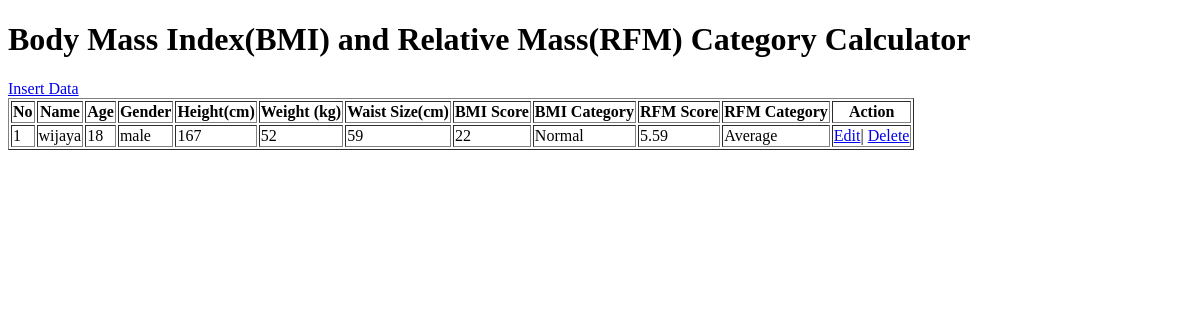
Before: / with the older database file.
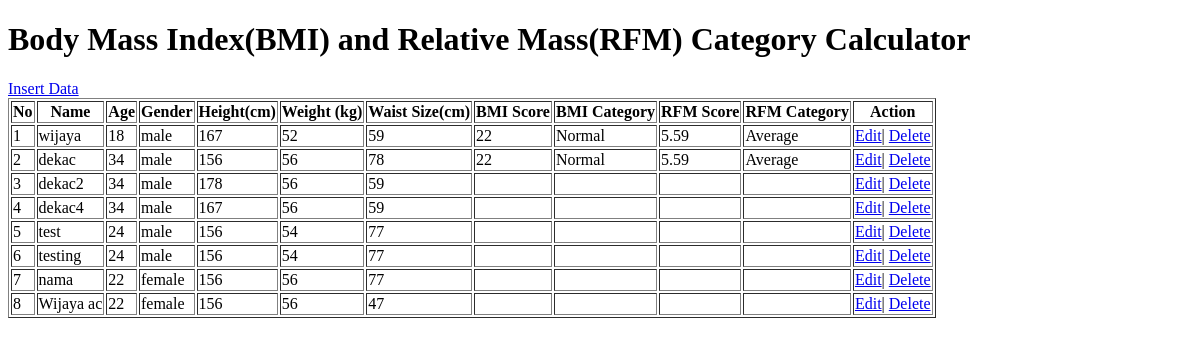
After: the same page with the newer database file.
### tables this page shows
CREATE TABLE `persons` (
  `id` int(11) NOT NULL,
  `name` varchar(255) NOT NULL,
  `age` smallint(6) NOT NULL,
  `gender` varchar(10) NOT NULL,
  `height` smallint(6) NOT NULL,
  `weight` smallint(6) NOT NULL,
  `waist` smallint(6) NOT NULL,
  `bmi_score` float DEFAULT NULL,
  `bmi_category` varchar(50) DEFAULT NULL,
  `rfm_score` float DEFAULT NULL,
  `rfm_category` varchar(50) DEFAULT NULL
);

### Database.php (called while the page is built, shortened)
<?php
require_once "./MysqlConnection.php";
class Database
{
    private $connection;
    public function __construct()
    {
        $config = [
            "host" => "127.0.0.1",
            "database" => "db_medical_records",
            "user" => "root",
            "password" => ""
        ];
        $mysqlConnection = new MYSQLConnection(
            $config['host'],
            $config['database'],
            $config['user'],
            $config['password']
        );
        $this->connection = $mysqlConnection->getConnection();
    }
    public function selectAll()
    {
        $query = $this->connection->query("SELECT * FROM persons");
        return $query->fetchAll();
    }
}

### MySQLConnection.php (called while the page is built)
<?php
class MYSQLConnection
{
    private ?PDO $connection = null;
    public function __construct(string $host, string $database, string $user, string $password = '')
    {
        try {
            $dsn = "mysql:host={$host};dbname={$database}";
            $this->connection = new PDO(
                $dsn,
                $user,
                $password
            );
        } catch (PDOException $e) {
            echo $e->getMessage();
        }
    }
    public function getConnection(): PDO
    {
        return $this->connection;
    }
}

### index.php (the view, shortened to what this page needs)
<?php
require_once "./Database.php";
$database = new Database();
$persons = $database->selectAll();
?>
<!DOCTYPE html>
<html lang="en">
<head>
</head>
<body>
    <h1>Body Mass Index(BMI) and Relative Mass(RFM) Category Calculator</h1>
    <a href="/intro-pdo/create">Insert Data</a>
    <table border="1">
        <thead>
            <tr>
                <th>No</th>
                <th>Name</th>
                <th>Age</th>
                <th>Gender</th>
                <th>Height(cm)</th>
                <th>Weight (kg)</th>
                <th>Waist Size(cm)</th>
                <th>BMI Score</th>
                <th>BMI Category</th>
                <th>RFM Score</th>
                <th>RFM Category</th>
                <th>Action</th>
            </tr>
        </thead>
        <tbody>
            <?php foreach ($persons as $person) : ?>
                <tr>
                    <td><?= $person['id'] ?></td>
                    <td><?= $person['name'] ?></td>
                    <td><?= $person['age'] ?></td>
                    <td><?= $person['gender'] ?></td>
                    <td><?= $person['height'] ?></td>
                    <td><?= $person['weight'] ?></td>
                    <td><?= $person['waist'] ?></td>
                    <td><?= $person['bmi_score'] ?></td>
                    <td><?= $person['bmi_category'] ?></td>
                    <td><?= $person['rfm_score'] ?></td>
                    <td><?= $person['rfm_category'] ?></td>
                    <td><a href="/intro-pdo/edit?id=<?= $person["id"] ?>">Edit</a>| <a href="/intro-pdo/confirm?id=<?= $person["id"] ?>">Delete</a></td>
                </tr>
            <?php endforeach ?>
        </tbody>
    </table>
</body>
</html>

Changed rows visible on the page:
added persons: id "2", name "dekac", age "34", gender "male", height "156", weight "56", waist "78", bmi_score "22", bmi_category "Normal", rfm_score "5.59", rfm_category "Average"
added persons: id "3", name "dekac2", age "34", gender "male", height "178", weight "56", waist "59"
added persons: id "4", name "dekac4", age "34", gender "male", height "167", weight "56", waist "59"
added persons: id "5", name "test", age "24", gender "male", height "156", weight "54", waist "77"
added persons: id "6", name "testing", age "24", gender "male", height "156", weight "54", waist "77"
added persons: id "7", name "nama", age "22", gender "female", height "156", weight "56", waist "77"
added persons: id "8", name "Wijaya ac", age "22", gender "female", height "156", weight "56", waist "47"
